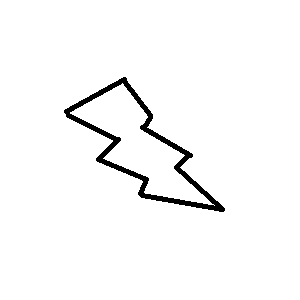
#> input picture images/lightning.png, 300 x 300 px, found by its file name
$ python cntr_bound_fit.py   (older library calls are emulated)
#> lines starting #> are read from the running program, lines starting #| are printed output that depends on the picture; after the words box and inside, x2 and y2 are one past the last pixel; in counts of white or black regions, pixels touching at a corner belong together
import cv2
import numpy as np

# 이미지 읽어서 그레이스케일 변환, 바이너리 스케일 변환
img = cv2.imread("../img/lightning.png")
#> img is the input picture: shape (300, 300, 3); 97.3% white; 1 black region, box (x1, y1, x2, y2) and area: (64, 77, 225, 212) 2462
imgray = cv2.cvtColor(img, cv2.COLOR_BGR2GRAY)
ret, th = cv2.threshold(imgray, 127,255,cv2.THRESH_BINARY_INV)
#> th: shape (300, 300); 2.7% white; 1 white region

# 컨튜어 찾기
im, contours, hr = cv2.findContours(th, cv2.RETR_EXTERNAL, \
                                        cv2.CHAIN_APPROX_SIMPLE)
#> contours = 1 contour; box (x1, y1, x2, y2) and area: (64, 77, 225, 212) 7959; hr = [[-1, -1, -1, -1]]
contr = contours[0]
#> contr = contour of 268 points, box (x1, y1, x2, y2) (64, 77, 225, 212), area 7959

# 감싸는 사각형 표시(검정색)
x,y,w,h = cv2.boundingRect(contr)
#> x = 64; y = 77; w = 161; h = 135
cv2.rectangle(img, (x,y), (x+w, y+h), (0,0,0), 3)

# 최소한의 사각형 표시(초록색)
rect = cv2.minAreaRect(contr)
#> rect = ((145.5, 158.7), (76.42, 180.6), -40.97)
box = cv2.boxPoints(rect)   # 중심점과 각도를 4개의 꼭지점 좌표로 변환
#> box = [[175.8, 251.9], [57.42, 115.6], [115.1, 65.47], [233.5, 201.8]]
box = np.int0(box)          # 정수로 변환
#> box = [[175, 251], [57, 115], [115, 65], [233, 201]]
cv2.drawContours(img, [box], -1, (0,255,0), 3)

# 최소한의 원 표시(파랑색)
(x,y), radius = cv2.minEnclosingCircle(contr)
#> x = 144; y = 160; radius = 94.34
cv2.circle(img, (int(x), int(y)), int(radius), (255,0,0), 2)

# 최소한의 삼각형 표시(분홍색)
ret, tri = cv2.minEnclosingTriangle(contr)
#> ret = 15009.5; tri = [[140.5, 67.08], [25.21, 130.7], [256.8, 263.3]]
cv2.polylines(img, [np.int32(tri)], True, (255,0,255), 2)

# 최소한의 타원 표시(노랑색)
ellipse = cv2.fitEllipse(contr)
#> ellipse = ((137.1, 143.8), (67.23, 182.5), 135.7)
cv2.ellipse(img, ellipse, (0,255,255), 3)

# 중심점 통과하는 직선 표시(빨강색)
[vx,vy,x,y] = cv2.fitLine(contr, cv2.DIST_L2,0,0.01,0.01)
#> vx = [0.738]; vy = [0.675]; x = [129.8]; y = [140.3]
cols,rows = img.shape[:2]
#> cols = 300; rows = 300
# cv2.line(img,(0, 0-x*(vy/vx) + y), (cols-1, (cols-x)*(vy/vx) + y),(0,0,255),2)
cv2.line(img,(0, int(0-x*(vy/vx) + y)), (cols-1, int((cols-x)*(vy/vx) + y)), (0,0,255),2)
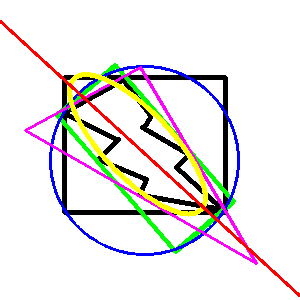
#> img: shape (300, 300, 3); mean B, G, R 229.6, 230.6, 234.2

# 결과 출력
cv2.imshow('Bound Fit shapes', img)
cv2.waitKey(0)
cv2.destroyAllWindows()

$ run again, with images/4027.png copied over images/lightning.png
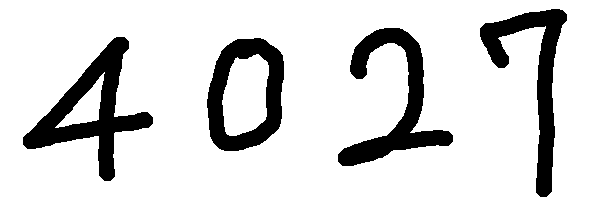
#> input picture images/4027.png, 600 x 200 px, found by its file name
#> img is the input picture: shape (200, 600, 3); 84.3% white; 4 black regions, box (x1, y1, x2, y2) and area: (23, 37, 153, 181) 5516, (338, 28, 453, 166) 4745, (480, 9, 567, 197) 4447, (207, 38, 284, 151) 4153
#> th: shape (200, 600); 15.7% white; 4 white regions
#> contours = 4 contours; box (x1, y1, x2, y2) and area: (207, 38, 284, 151) 7008, (23, 37, 153, 181) 6286, (338, 28, 453, 166) 4467, (480, 9, 567, 197) 4162; hr = [[1, -1, -1, -1], [2, 0, -1, -1], [3, 1, -1, -1], [-1, 2, -1, -1]]
#> contr = contour of 106 points, box (x1, y1, x2, y2) (207, 38, 284, 151), area 7008
#> `x,y,w,h = cv2.boundingRect(contr)`: x = 207; y = 38; w = 77; h = 113
#> rect = ((245, 94), (112, 76), -90)
#> box = [[283, 150], [207, 150], [207, 38], [283, 38]]
#> `(x,y), radius = cv2.minEnclosingCircle(contr)`: x = 242; y = 94; radius = 58.87
#> ret = 11519.3; tri = [[236.3, -13.52], [186.8, 168.1], [326.4, 121.5]]
#> ellipse = ((245.5, 94.29), (76.92, 119), 11.58)
#> `cv2.ellipse(img, ellipse, (0,255,255), 3)`:
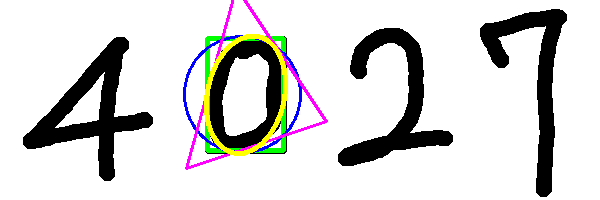
#> img: shape (200, 600, 3); mean B, G, R 211.2, 212.4, 212.8
#> `[vx,vy,x,y] = cv2.fitLine(contr, cv2.DIST_L2,0,0.01,0.01)`: vx = [0.0746]; vy = [-0.997]; x = [241.6]; y = [93.44]
